Frame 1 (no input): blank canvas, image omitted
Frame 60 (the mouse pressed at the canvas centre just before this capture): blank canvas, image omitted
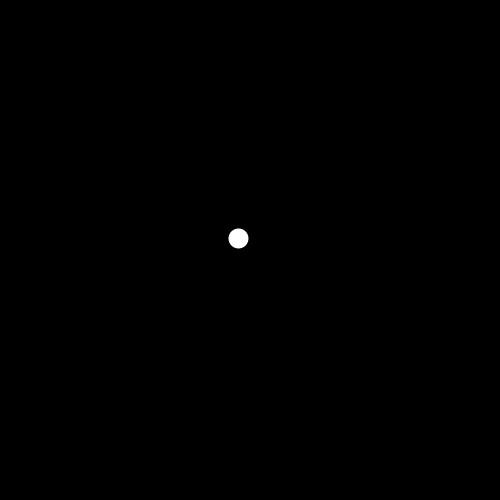
Frame 120 (the mouse held since frame 60 and released just before this capture)

The Processing sketch whose frames 1 and 60 were blank and that drew this single picture after the mouse press (run headless with seeded random() and noise(); from frame 60 on, the mouse is pressed at the canvas centre):

// Processing sketch: g_easing_on_in
// ── g_easing_on_in.pde
float x = 0; // Initial x-coordinate
float y = 0; // Initial y-coordinate
float targetX; // Destination x-coordinate
float targetY; // Destination y-coordinate
float easing; // Size of each step along the path

void setup() {
  size(500, 500);
  noStroke();
  smooth();
  easing = 0.05; // Size of each step along the path

}

void draw() {
  background(0);
  //set the target to where our mouse is going
  targetX = mouseX;
  targetY = mouseY;

  //figure out the distance between the current point and our
  //target point
  float d = dist(x, y, targetX, targetY);
  //if the distance is greater than 1, we ease in
  if (d > 1.0) {
    //our target coordinate minus where we are currently, multiplied
    //by the easing amount.
    //every time we it gives just a little bit more.  this is zeno's
    //paradox
    x += (targetX - x) * easing;
    y += (targetY - y) * easing;
  }
  //and draw our ball
  fill(255);
  ellipse(x, y, 20, 20);
}
